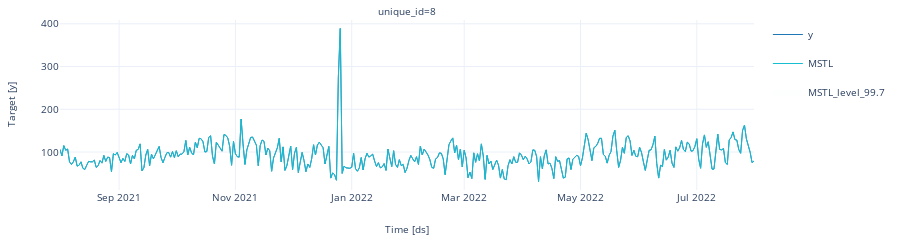

The notebook cell saved with this chart:
### Code cell
plot_series(forecasts_df=insample_forecasts, level=levels, plot_anomalies=True, engine='plotly')

### Figure 1 — Plotly figure (JSON) as saved in the notebook; plotly's stock layout.template omitted (floating-point values rounded to 4 significant figures; data arrays with more than 128 entries replaced by an {"elided": "..."} marker saying what was removed)
{"data": [{"legendgroup": "y", "line": {"color": "#1f77b4", "width": 1}, "mode": "lines", "name": "y", "showlegend": true, "type": "scatter", "x": {"elided": "365 str values"}, "xaxis": "x", "y": {"elided": "365 float values"}, "yaxis": "y"}, {"legendgroup": "MSTL", "line": {"color": "#17becf", "width": 1}, "mode": "lines", "name": "MSTL", "showlegend": true, "type": "scatter", "x": {"elided": "365 str values"}, "xaxis": "x", "y": {"elided": "365 float values"}, "yaxis": "y"}, {"fill": "toself", "fillcolor": "#17becf", "legendgroup": "MSTL_level_99.7", "line": {"color": "#17becf", "width": 1}, "mode": "lines", "name": "MSTL_level_99.7", "opacity": 0.003, "showlegend": true, "type": "scatter", "x": {"elided": "730 str values"}, "xaxis": "x", "y": {"elided": "730 float values"}, "yaxis": "y"}], "layout": {"annotations": [{"font": {"size": 10}, "showarrow": false, "text": "unique_id=8", "x": 0.5, "xanchor": "center", "xref": "paper", "y": 1, "yanchor": "bottom", "yref": "paper"}, {"font": {"size": 10}, "showarrow": false, "text": "Time [ds]", "x": 0.5, "xanchor": "center", "xref": "paper", "y": 0, "yanchor": "top", "yref": "paper", "yshift": -30}, {"font": {"size": 10}, "showarrow": false, "text": "Target [y]", "textangle": -90, "x": 0, "xanchor": "right", "xref": "paper", "xshift": -40, "y": 0.5, "yanchor": "middle", "yref": "paper"}], "autosize": true, "font": {"size": 10}, "height": 200, "margin": {"b": 50, "l": 60, "r": 10, "t": 20}, "xaxis": {"anchor": "y", "domain": [0, 1], "showticklabels": true, "visible": true}, "yaxis": {"anchor": "x", "domain": [0, 1]}}}
